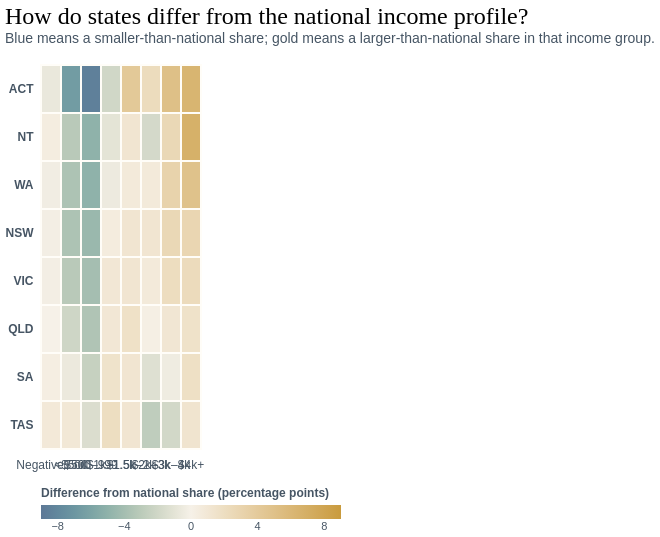

Specify this chart in Vega-Lite:
### Vega-Lite specification from a JSON file in a GitHub repository (floating-point values rounded to 4 significant figures)
{"$schema": "https://vega.github.io/schema/vega-lite/v6.json", "description": "Heatmap showing how each state or territory differs from the national household income distribution in 2021.", "data": {"values": [{"state": "ACT", "band": "Negative / nil", "order": 1, "share": 1.3, "national_share": 2.0}, {"state": "ACT", "band": "<$500", "order": 2, "share": 4.0, "national_share": 10.6}, {"state": "ACT", "band": "$500–999", "order": 3, "share": 8.0, "national_share": 16.5}, {"state": "ACT", "band": "$1k–1.5k", "order": 4, "share": 13.0, "national_share": 15.0}, {"state": "ACT", "band": "$1.5k–2k", "order": 5, "share": 16.0, "national_share": 11.8}, {"state": "ACT", "band": "$2k–3k", "order": 6, "share": 22.0, "national_share": 19.8}, {"state": "ACT", "band": "$3k–4k", "order": 7, "share": 16.0, "national_share": 10.9}, {"state": "ACT", "band": "$4k+", "order": 8, "share": 19.7, "national_share": 13.4}, {"state": "NT", "band": "Negative / nil", "order": 1, "share": 2.4, "national_share": 2.0}, {"state": "NT", "band": "<$500", "order": 2, "share": 7.5, "national_share": 10.6}, {"state": "NT", "band": "$500–999", "order": 3, "share": 11.5, "national_share": 16.5}, {"state": "NT", "band": "$1k–1.5k", "order": 4, "share": 14.0, "national_share": 15.0}, {"state": "NT", "band": "$1.5k–2k", "order": 5, "share": 13.0, "national_share": 11.8}, {"state": "NT", "band": "$2k–3k", "order": 6, "share": 18.0, "national_share": 19.8}, {"state": "NT", "band": "$3k–4k", "order": 7, "share": 13.5, "national_share": 10.9}, {"state": "NT", "band": "$4k+", "order": 8, "share": 20.1, "national_share": 13.4}, {"state": "WA", "band": "Negative / nil", "order": 1, "share": 1.7, "national_share": 2.0}, {"state": "WA", "band": "<$500", "order": 2, "share": 7.0, "national_share": 10.6}, {"state": "WA", "band": "$500–999", "order": 3, "share": 11.5, "national_share": 16.5}, {"state": "WA", "band": "$1k–1.5k", "order": 4, "share": 14.5, "national_share": 15.0}, {"state": "WA", "band": "$1.5k–2k", "order": 5, "share": 12.5, "national_share": 11.8}, {"state": "WA", "band": "$2k–3k", "order": 6, "share": 20.5, "national_share": 19.8}, {"state": "WA", "band": "$3k–4k", "order": 7, "share": 14.0, "national_share": 10.9}, {"state": "WA", "band": "$4k+", "order": 8, "share": 18.3, "national_share": 13.4}, {"state": "NSW", "band": "Negative / nil", "order": 1, "share": 1.8, "national_share": 2.0}, {"state": "NSW", "band": "<$500", "order": 2, "share": 7.0, "national_share": 10.6}, {"state": "NSW", "band": "$500–999", "order": 3, "share": 12.0, "national_share": 16.5}, {"state": "NSW", "band": "$1k–1.5k", "order": 4, "share": 15.5, "national_share": 15.0}, {"state": "NSW", "band": "$1.5k–2k", "order": 5, "share": 13.0, "national_share": 11.8}, {"state": "NSW", "band": "$2k–3k", "order": 6, "share": 21.0, "national_share": 19.8}, {"state": "NSW", "band": "$3k–4k", "order": 7, "share": 13.5, "national_share": 10.9}, {"state": "NSW", "band": "$4k+", "order": 8, "share": 16.2, "national_share": 13.4}, {"state": "VIC", "band": "Negative / nil", "order": 1, "share": 1.8, "national_share": 2.0}, {"state": "VIC", "band": "<$500", "order": 2, "share": 7.5, "national_share": 10.6}, {"state": "VIC", "band": "$500–999", "order": 3, "share": 12.5, "national_share": 16.5}, {"state": "VIC", "band": "$1k–1.5k", "order": 4, "share": 16.0, "national_share": 15.0}, {"state": "VIC", "band": "$1.5k–2k", "order": 5, "share": 13.0, "national_share": 11.8}, {"state": "VIC", "band": "$2k–3k", "order": 6, "share": 20.5, "national_share": 19.8}, {"state": "VIC", "band": "$3k–4k", "order": 7, "share": 13.0, "national_share": 10.9}, {"state": "VIC", "band": "$4k+", "order": 8, "share": 15.7, "national_share": 13.4}, {"state": "QLD", "band": "Negative / nil", "order": 1, "share": 2.0, "national_share": 2.0}, {"state": "QLD", "band": "<$500", "order": 2, "share": 8.5, "national_share": 10.6}, {"state": "QLD", "band": "$500–999", "order": 3, "share": 13.0, "national_share": 16.5}, {"state": "QLD", "band": "$1k–1.5k", "order": 4, "share": 16.0, "national_share": 15.0}, {"state": "QLD", "band": "$1.5k–2k", "order": 5, "share": 13.5, "national_share": 11.8}, {"state": "QLD", "band": "$2k–3k", "order": 6, "share": 20.0, "national_share": 19.8}, {"state": "QLD", "band": "$3k–4k", "order": 7, "share": 12.0, "national_share": 10.9}, {"state": "QLD", "band": "$4k+", "order": 8, "share": 15.0, "national_share": 13.4}, {"state": "SA", "band": "Negative / nil", "order": 1, "share": 2.3, "national_share": 2.0}, {"state": "SA", "band": "<$500", "order": 2, "share": 10.0, "national_share": 10.6}, {"state": "SA", "band": "$500–999", "order": 3, "share": 14.0, "national_share": 16.5}, {"state": "SA", "band": "$1k–1.5k", "order": 4, "share": 16.5, "national_share": 15.0}, {"state": "SA", "band": "$1.5k–2k", "order": 5, "share": 13.0, "national_share": 11.8}, {"state": "SA", "band": "$2k–3k", "order": 6, "share": 18.5, "national_share": 19.8}, {"state": "SA", "band": "$3k–4k", "order": 7, "share": 10.5, "national_share": 10.9}, {"state": "SA", "band": "$4k+", "order": 8, "share": 15.2, "national_share": 13.4}, {"state": "TAS", "band": "Negative / nil", "order": 1, "share": 2.8, "national_share": 2.0}, {"state": "TAS", "band": "<$500", "order": 2, "share": 11.5, "national_share": 10.6}, {"state": "TAS", "band": "$500–999", "order": 3, "share": 15.0, "national_share": 16.5}, {"state": "TAS", "band": "$1k–1.5k", "order": 4, "share": 17.0, "national_share": 15.0}, {"state": "TAS", "band": "$1.5k–2k", "order": 5, "share": 13.0, "national_share": 11.8}, {"state": "TAS", "band": "$2k–3k", "order": 6, "share": 17.0, "national_share": 19.8}, {"state": "TAS", "band": "$3k–4k", "order": 7, "share": 9.0, "national_share": 10.9}, {"state": "TAS", "band": "$4k+", "order": 8, "share": 14.7, "national_share": 13.4}]}, "transform": [{"calculate": "datum.share - datum.national_share", "as": "diff"}], "title": {"text": "How do states differ from the national income profile?", "subtitle": "Blue means a smaller-than-national share; gold means a larger-than-national share in that income group.", "anchor": "start", "font": "Georgia", "fontSize": 24, "fontWeight": "normal", "subtitleFont": "Arial", "subtitleFontSize": 14, "subtitleColor": "#465564", "offset": 18}, "mark": {"type": "rect", "stroke": "#fffdf8", "strokeWidth": 2}, "encoding": {"x": {"field": "band", "type": "ordinal", "sort": {"field": "order", "op": "min", "order": "ascending"}, "axis": {"title": null, "labelFont": "Arial", "labelFontSize": 12, "labelColor": "#465564", "labelAngle": 0, "labelPadding": 10, "tickSize": 0, "domain": false}}, "y": {"field": "state", "type": "ordinal", "sort": ["ACT", "NT", "WA", "NSW", "VIC", "QLD", "SA", "TAS"], "axis": {"title": null, "labelFont": "Arial", "labelFontSize": 12, "labelFontWeight": "bold", "labelColor": "#465564", "labelPadding": 8, "tickSize": 0, "domain": false}}, "color": {"field": "diff", "type": "quantitative", "scale": {"domain": [-9, 0, 9], "range": ["#5d7896", "#f6f1e8", "#c99b3d"]}, "legend": {"title": "Difference from national share (percentage points)", "titleLimit": 500, "titleFont": "Arial", "titleFontSize": 12, "titleFontWeight": "bold", "titleColor": "#465564", "labelFont": "Arial", "labelFontSize": 11, "labelColor": "#465564", "values": [-8, -4, 0, 4, 8], "gradientLength": 300, "gradientThickness": 14, "orient": "bottom", "direction": "horizontal"}}, "tooltip": [{"field": "state", "type": "ordinal", "title": "State / territory"}, {"field": "band", "type": "ordinal", "title": "Weekly household income"}, {"field": "share", "type": "quantitative", "title": "State share", "format": ".1f"}, {"field": "national_share", "type": "quantitative", "title": "National share", "format": ".1f"}, {"field": "diff", "type": "quantitative", "title": "Difference (pp)", "format": "+.1f"}]}, "width": "container", "height": {"step": 48}, "config": {"background": null, "view": {"stroke": null}}}
